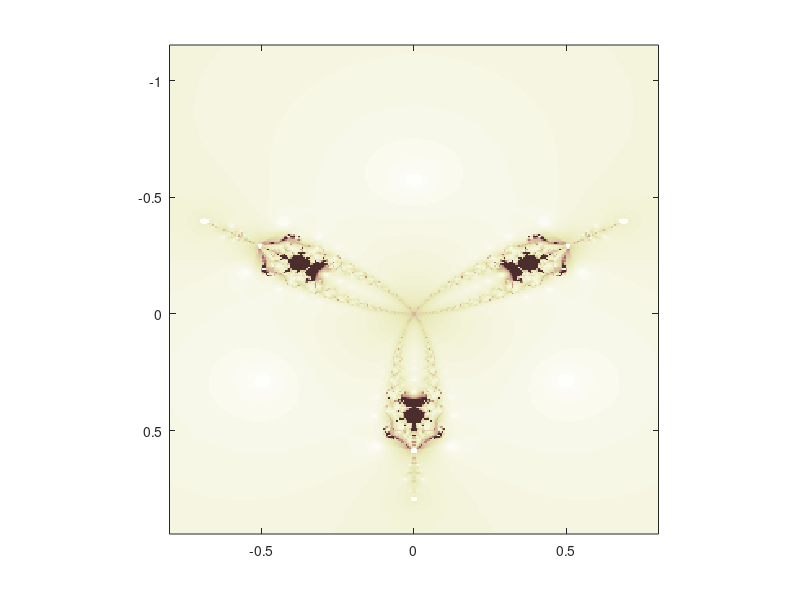

The MATLAB script that drew this image:
%nova fractal
%Note: this script takes about 8 seconds to complete
%the fractal
res=300;
xres = res;
yres = res;
const=0;
x = linspace(-0.8,0.8,xres);
y = linspace(-1.15,0.94,yres);
c = zeros(length(y),length(x));
iter= 60;    %number of iterations
len_x = length(x);
len_y = length(y);

for n=1:len_x
    c(n,:) = y(n)+i*x(:);
end

h_msg   = msgbox(' Please Wait ',' ');
zvalues = zeros(len_x,len_y);
z   = 0+i*0;
rough = 0;
rough1 = 0;

m  =  1;
n  =  len_x*len_y;

for m=1:n
    const=c(m);
    k = 0;
    rough1 = 0.06;
    rough  = 0;
    z=c(m);
    while ((k<=iter)&&(abs(rough1)> 0.05))
        z = z - 1*(0.33334*z + 0.33334/(z^2))+const;
        %simplified expression of  z- (z^3-1)/(3*z^2)+c;
        
        rough1 = z - rough;
        rough  = z;
        k  = k+1;
    end
    zvalues(m) =k;
    
end

close(h_msg);
ho=flipud(colormap(pink));
colormap((ho));
image(x,y,zvalues)
axis tight square
%imwrite(zvalues,ho,'nova2.png','png');
